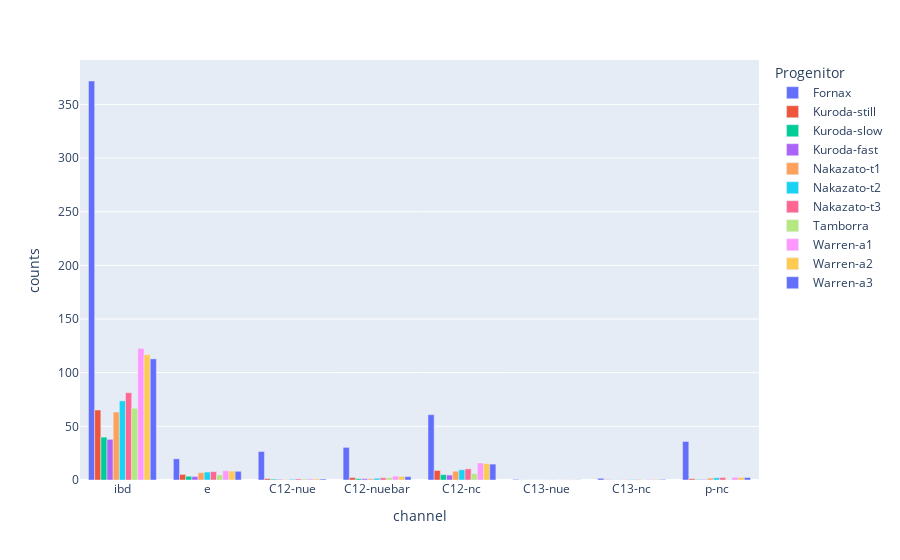

The cell this chart's notebook holds for it:
### Code cell
bars = px.bar(events, x='channel', y='counts', 
              color='Progenitor', barmode='group')
bars

### Figure 1 — Plotly figure (JSON) as saved in the notebook; plotly's stock layout.template omitted (floating-point values rounded to 4 significant figures)
{"data": [{"alignmentgroup": "True", "hovertemplate": "Progenitor=Fornax<br>channel=%{x}<br>counts=%{y}<extra></extra>", "legendgroup": "Fornax", "marker": {"color": "#636efa", "pattern": {"shape": ""}}, "name": "Fornax", "offsetgroup": "Fornax", "orientation": "v", "showlegend": true, "textposition": "auto", "type": "bar", "x": ["ibd", "e", "C12-nue", "C12-nuebar", "C12-nc", "C13-nue", "C13-nc", "p-nc"], "xaxis": "x", "y": [371.8, 19.75, 26.56, 30.4, 60.87, 0.6049, 1.615, 35.92], "yaxis": "y"}, {"alignmentgroup": "True", "hovertemplate": "Progenitor=Kuroda-still<br>channel=%{x}<br>counts=%{y}<extra></extra>", "legendgroup": "Kuroda-still", "marker": {"color": "#EF553B", "pattern": {"shape": ""}}, "name": "Kuroda-still", "offsetgroup": "Kuroda-still", "orientation": "v", "showlegend": true, "textposition": "auto", "type": "bar", "x": ["ibd", "e", "C12-nue", "C12-nuebar", "C12-nc", "C13-nue", "C13-nc", "p-nc"], "xaxis": "x", "y": [65.2, 5.203, 1.29, 2.291, 8.887, 0.1222, 0.3433, 1.174], "yaxis": "y"}, {"alignmentgroup": "True", "hovertemplate": "Progenitor=Kuroda-slow<br>channel=%{x}<br>counts=%{y}<extra></extra>", "legendgroup": "Kuroda-slow", "marker": {"color": "#00cc96", "pattern": {"shape": ""}}, "name": "Kuroda-slow", "offsetgroup": "Kuroda-slow", "orientation": "v", "showlegend": true, "textposition": "auto", "type": "bar", "x": ["ibd", "e", "C12-nue", "C12-nuebar", "C12-nc", "C13-nue", "C13-nc", "p-nc"], "xaxis": "x", "y": [39.94, 3.512, 0.8361, 1.234, 4.998, 0.08273, 0.2066, 0.575], "yaxis": "y"}, {"alignmentgroup": "True", "hovertemplate": "Progenitor=Kuroda-fast<br>channel=%{x}<br>counts=%{y}<extra></extra>", "legendgroup": "Kuroda-fast", "marker": {"color": "#ab63fa", "pattern": {"shape": ""}}, "name": "Kuroda-fast", "offsetgroup": "Kuroda-fast", "orientation": "v", "showlegend": true, "textposition": "auto", "type": "bar", "x": ["ibd", "e", "C12-nue", "C12-nuebar", "C12-nc", "C13-nue", "C13-nc", "p-nc"], "xaxis": "x", "y": [37.9, 3.291, 0.5922, 1.23, 4.656, 0.07474, 0.1928, 0.5274], "yaxis": "y"}, {"alignmentgroup": "True", "hovertemplate": "Progenitor=Nakazato-t1<br>channel=%{x}<br>counts=%{y}<extra></extra>", "legendgroup": "Nakazato-t1", "marker": {"color": "#FFA15A", "pattern": {"shape": ""}}, "name": "Nakazato-t1", "offsetgroup": "Nakazato-t1", "orientation": "v", "showlegend": true, "textposition": "auto", "type": "bar", "x": ["ibd", "e", "C12-nue", "C12-nuebar", "C12-nc", "C13-nue", "C13-nc", "p-nc"], "xaxis": "x", "y": [63.33, 6.808, 0.4302, 1.139, 8.192, 0.1001, 0.3851, 1.769], "yaxis": "y"}, {"alignmentgroup": "True", "hovertemplate": "Progenitor=Nakazato-t2<br>channel=%{x}<br>counts=%{y}<extra></extra>", "legendgroup": "Nakazato-t2", "marker": {"color": "#19d3f3", "pattern": {"shape": ""}}, "name": "Nakazato-t2", "offsetgroup": "Nakazato-t2", "orientation": "v", "showlegend": true, "textposition": "auto", "type": "bar", "x": ["ibd", "e", "C12-nue", "C12-nuebar", "C12-nc", "C13-nue", "C13-nc", "p-nc"], "xaxis": "x", "y": [73.74, 7.397, 0.7104, 1.653, 9.514, 0.1181, 0.4293, 2.056], "yaxis": "y"}, {"alignmentgroup": "True", "hovertemplate": "Progenitor=Nakazato-t3<br>channel=%{x}<br>counts=%{y}<extra></extra>", "legendgroup": "Nakazato-t3", "marker": {"color": "#FF6692", "pattern": {"shape": ""}}, "name": "Nakazato-t3", "offsetgroup": "Nakazato-t3", "orientation": "v", "showlegend": true, "textposition": "auto", "type": "bar", "x": ["ibd", "e", "C12-nue", "C12-nuebar", "C12-nc", "C13-nue", "C13-nc", "p-nc"], "xaxis": "x", "y": [81.36, 7.76, 1.037, 2.119, 10.41, 0.1325, 0.4562, 2.277], "yaxis": "y"}, {"alignmentgroup": "True", "hovertemplate": "Progenitor=Tamborra<br>channel=%{x}<br>counts=%{y}<extra></extra>", "legendgroup": "Tamborra", "marker": {"color": "#B6E880", "pattern": {"shape": ""}}, "name": "Tamborra", "offsetgroup": "Tamborra", "orientation": "v", "showlegend": true, "textposition": "auto", "type": "bar", "x": ["ibd", "e", "C12-nue", "C12-nuebar", "C12-nc", "C13-nue", "C13-nc", "p-nc"], "xaxis": "x", "y": [66.8, 4.752, 0.9406, 2.107, 5.971, 0.1158, 0.274, 0.4439], "yaxis": "y"}, {"alignmentgroup": "True", "hovertemplate": "Progenitor=Warren-a1<br>channel=%{x}<br>counts=%{y}<extra></extra>", "legendgroup": "Warren-a1", "marker": {"color": "#FF97FF", "pattern": {"shape": ""}}, "name": "Warren-a1", "offsetgroup": "Warren-a1", "orientation": "v", "showlegend": true, "textposition": "auto", "type": "bar", "x": ["ibd", "e", "C12-nue", "C12-nuebar", "C12-nc", "C13-nue", "C13-nc", "p-nc"], "xaxis": "x", "y": [122.5, 8.612, 1.121, 3.576, 15.83, 0.1752, 0.5986, 2.509], "yaxis": "y"}, {"alignmentgroup": "True", "hovertemplate": "Progenitor=Warren-a2<br>channel=%{x}<br>counts=%{y}<extra></extra>", "legendgroup": "Warren-a2", "marker": {"color": "#FECB52", "pattern": {"shape": ""}}, "name": "Warren-a2", "offsetgroup": "Warren-a2", "orientation": "v", "showlegend": true, "textposition": "auto", "type": "bar", "x": ["ibd", "e", "C12-nue", "C12-nuebar", "C12-nc", "C13-nue", "C13-nc", "p-nc"], "xaxis": "x", "y": [116.7, 8.32, 1.004, 3.324, 15.22, 0.1663, 0.578, 2.393], "yaxis": "y"}, {"alignmentgroup": "True", "hovertemplate": "Progenitor=Warren-a3<br>channel=%{x}<br>counts=%{y}<extra></extra>", "legendgroup": "Warren-a3", "marker": {"color": "#636efa", "pattern": {"shape": ""}}, "name": "Warren-a3", "offsetgroup": "Warren-a3", "orientation": "v", "showlegend": true, "textposition": "auto", "type": "bar", "x": ["ibd", "e", "C12-nue", "C12-nuebar", "C12-nc", "C13-nue", "C13-nc", "p-nc"], "xaxis": "x", "y": [112.9, 8.125, 0.9325, 3.167, 14.81, 0.1606, 0.5641, 2.315], "yaxis": "y"}], "layout": {"barmode": "group", "legend": {"title": {"text": "Progenitor"}, "tracegroupgap": 0}, "margin": {"t": 60}, "xaxis": {"anchor": "y", "domain": [0, 1], "title": {"text": "channel"}}, "yaxis": {"anchor": "x", "domain": [0, 1], "title": {"text": "counts"}}}}
